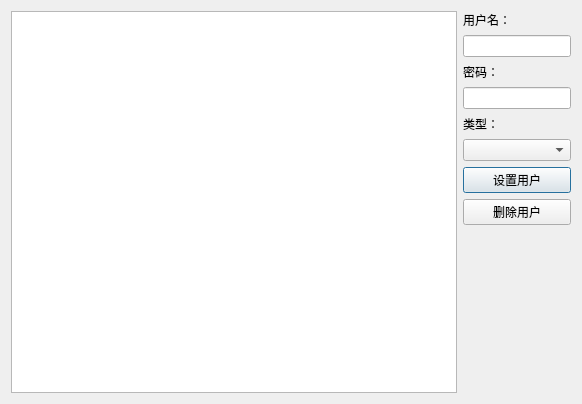
<?xml version="1.0" encoding="UTF-8"?>
<ui version="4.0">
 <class>UserBackstage</class>
 <widget class="QDialog" name="UserBackstage">
  <property name="geometry">
   <rect>
    <x>0</x>
    <y>0</y>
    <width>582</width>
    <height>404</height>
   </rect>
  </property>
  <property name="windowTitle">
   <string>Dialog</string>
  </property>
  <layout class="QGridLayout" name="gridLayout">
   <item row="0" column="0" rowspan="2">
    <widget class="QTableView" name="tableView"/>
   </item>
   <item row="0" column="1">
    <layout class="QVBoxLayout" name="verticalLayout_3">
     <property name="spacing">
      <number>6</number>
     </property>
     <item>
      <layout class="QVBoxLayout" name="verticalLayout_2">
       <item>
        <widget class="QLabel" name="label_4">
         <property name="text">
          <string>用户名：</string>
         </property>
        </widget>
       </item>
       <item>
        <widget class="QLineEdit" name="line_user">
         <property name="sizePolicy">
          <sizepolicy hsizetype="Minimum" vsizetype="Fixed">
           <horstretch>0</horstretch>
           <verstretch>0</verstretch>
          </sizepolicy>
         </property>
        </widget>
       </item>
       <item>
        <widget class="QLabel" name="label_5">
         <property name="text">
          <string>密码：</string>
         </property>
        </widget>
       </item>
       <item>
        <widget class="QLineEdit" name="line_password">
         <property name="sizePolicy">
          <sizepolicy hsizetype="Minimum" vsizetype="Fixed">
           <horstretch>0</horstretch>
           <verstretch>0</verstretch>
          </sizepolicy>
         </property>
        </widget>
       </item>
       <item>
        <widget class="QLabel" name="label_6">
         <property name="text">
          <string>类型：</string>
         </property>
        </widget>
       </item>
       <item>
        <widget class="QComboBox" name="com_type">
         <property name="sizePolicy">
          <sizepolicy hsizetype="Minimum" vsizetype="Fixed">
           <horstretch>0</horstretch>
           <verstretch>0</verstretch>
          </sizepolicy>
         </property>
        </widget>
       </item>
      </layout>
     </item>
     <item>
      <widget class="QPushButton" name="but_set">
       <property name="sizePolicy">
        <sizepolicy hsizetype="Minimum" vsizetype="Fixed">
         <horstretch>0</horstretch>
         <verstretch>0</verstretch>
        </sizepolicy>
       </property>
       <property name="text">
        <string>设置用户</string>
       </property>
      </widget>
     </item>
     <item>
      <widget class="QPushButton" name="but_delete">
       <property name="sizePolicy">
        <sizepolicy hsizetype="Minimum" vsizetype="Fixed">
         <horstretch>0</horstretch>
         <verstretch>0</verstretch>
        </sizepolicy>
       </property>
       <property name="text">
        <string>删除用户</string>
       </property>
      </widget>
     </item>
    </layout>
   </item>
   <item row="1" column="1">
    <spacer name="verticalSpacer">
     <property name="orientation">
      <enum>Qt::Vertical</enum>
     </property>
     <property name="sizeHint" stdset="0">
      <size>
       <width>20</width>
       <height>189</height>
      </size>
     </property>
    </spacer>
   </item>
  </layout>
 </widget>
 <resources/>
 <connections/>
</ui>
